Frame 1 (no input): blank canvas, image omitted
Frame 60 (no input): blank canvas, image omitted
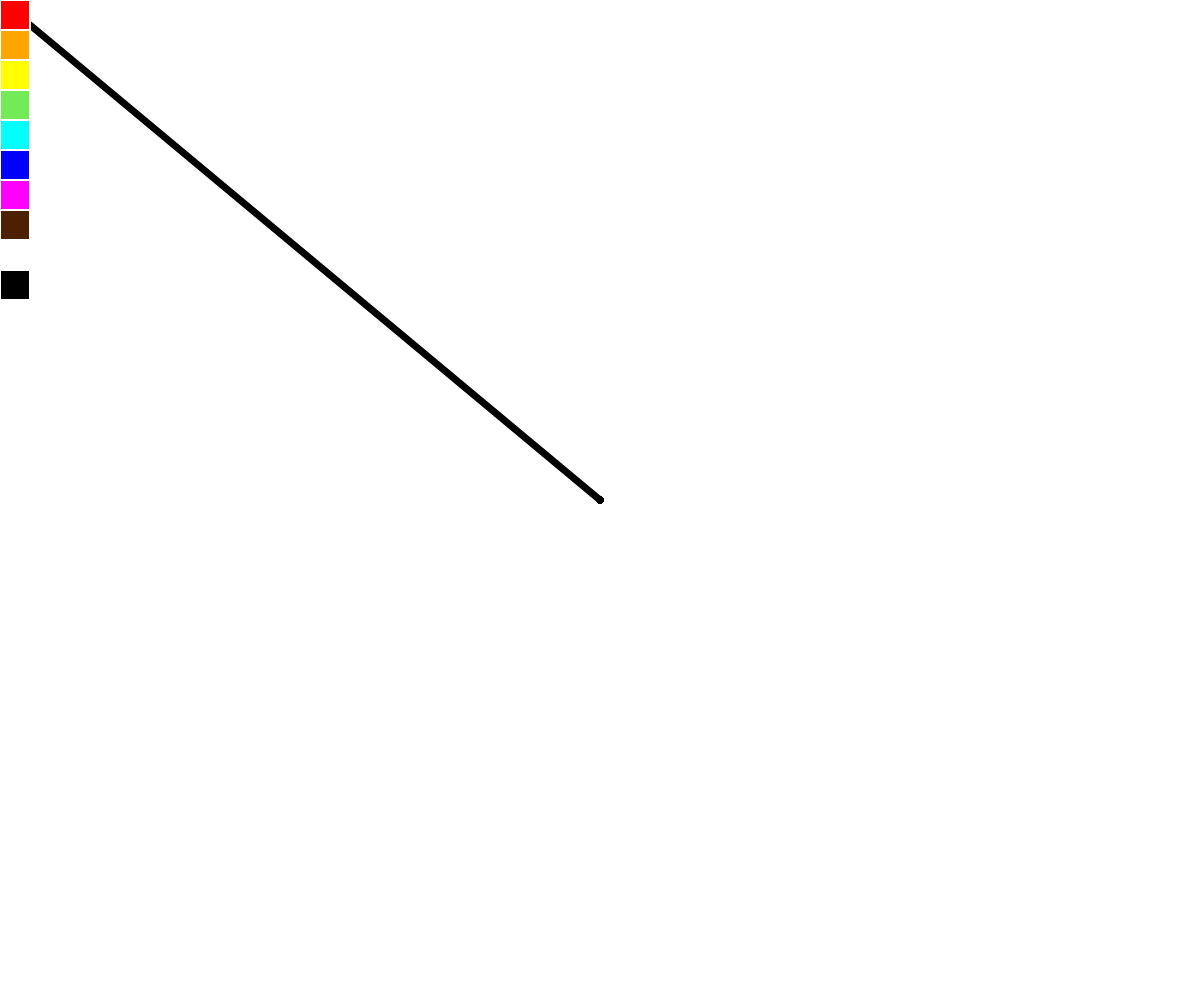
Frame 120 (the mouse pressed at the canvas centre since frame 60)

The p5.js sketch whose frames 1 and 60 were blank and that drew this single picture after the mouse press (run headless with seeded random() and noise() and a simulated clock; from frame 60 on, the mouse is pressed at the canvas centre):

// p5.js sketch
// ── sketch.js
let currentColor;
let colors = [
  'red', 'orange', 'yellow', '#72eb57', 'cyan',
  'blue', 'magenta', '#4d2002', 'white', 'black' ];


function setup() {
  createCanvas(windowWidth, windowHeight);
  background(255);
  currentColor = 0;
}

function drawPalette() {
  

  stroke('white')
  strokeWeight(2)

  fill('red');
  square(0,0,30);
  
  fill('orange');
  square(0,30,30);

  fill('yellow');
  square(0,60,30);

  fill('#72eb57'); //green
  square(0,90,30);

  fill('cyan');
  square(0,120,30);

  fill('blue');
  square(0,150,30);

  fill('magenta');
  square(0,180,30);

  fill('#4d2002'); //brown
  square(0,210,30);

  fill('white');
  square(0,240,30);

  fill('black');
  square(0,270,30);
}

function mousePressed() {
  if (mouseX < 30 && mouseY < 300) { // Within the palette area
    let index = floor(mouseY / 30);
    currentColor = colors[index];
  }
}

function drawing(){
  stroke(currentColor);
  strokeWeight(7);
  line(pmouseX, pmouseY, mouseX, mouseY)
}

function draw(){
  drawPalette(); 

  if(mouseIsPressed){
    if(mouseX > 31) {
      drawing();
    }
  }
}
